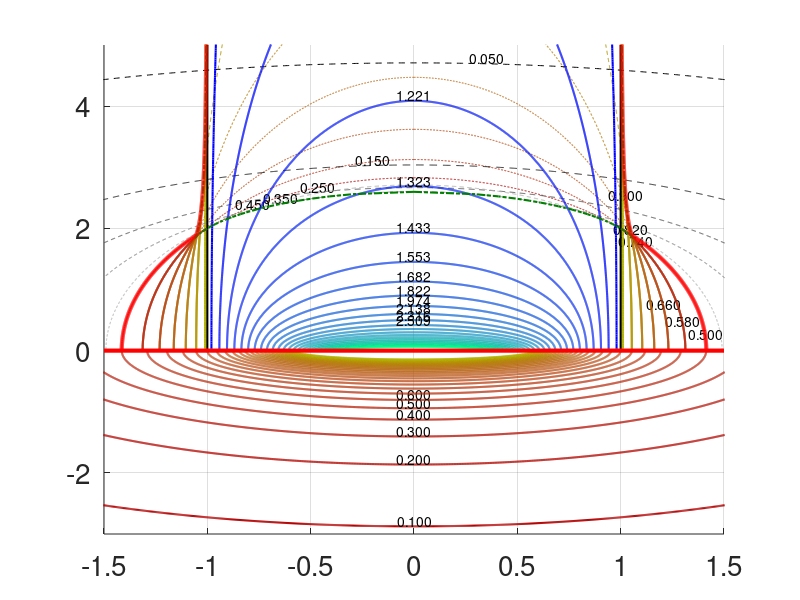
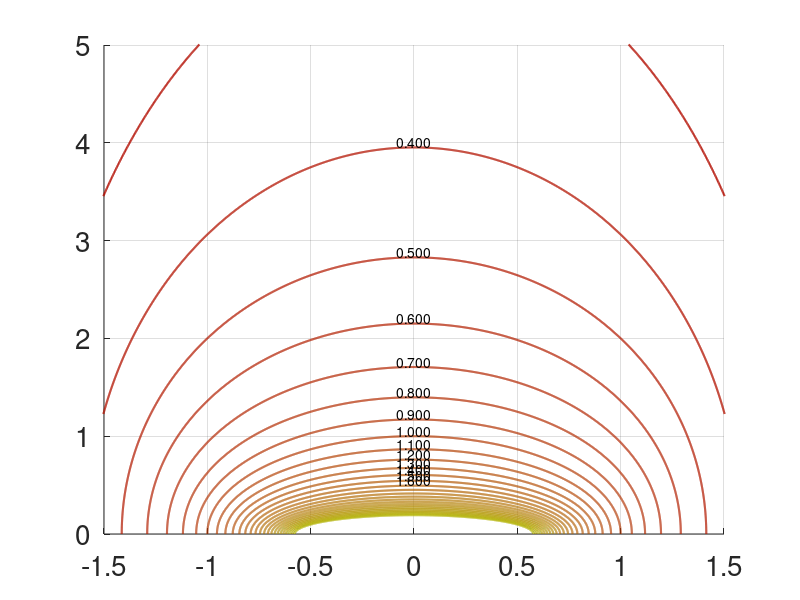

MATLAB code for these plots, in order:
function system3_reduced()
% The reduced equation is
% \dot{v}_R & = \tilde{\mu}(1 - |v|^2)v_R - \tilde{\sigma} v_I - 1,\\
% \dot{v}_I & = \tilde{\mu}(1 - |v|^2)v_I + \tilde{\sigma} v_R.  
% Plot the level sets of |v|^2
% Let a: = 1 - |v|^2
% Then v_R = mu*a/(mu^2*a^2 + s^2), v_I = - s/(mu^2*a^2 + s^2).
% The equation for a is 1 - a = 1/(mu^2*a^2 + s^2), or 
% (mu^2*a^2 + s^2)(1 - a) = 1
% Hence, mu and s satisfying for a given |v|^2 lie on the ellipse
% mu^2*(1 - |v|^2)^2 + s^2 = 1/|v|^2
% Stability conditions: 
% det J = mu^2*(1-|v|^2)*(1 - 3*|v|^2) + s^2 > 0
% tr J = mu*(1 - 2*|v|^2) < 0
% Hence, |v|^2 > 1/2 for stability
% |v|^2 takes all values from 1/2 to +\infty
%
% Stability boundary. Trace. |v|^2 = 0.5.
% Then the ellipse is 0.25*mu^2 + s^2 = 2.
%
% Stability boundary. Determinant. 
% s^2 > mu^2*(3|v|^2 -1)*(1-|v|^2)
%%
fsz = 20;
flag = 0;
% flag = 0 ==> plot phase diagram
% flag = 1 ==> plot bifuration diagrams
s = 0.75;
%================================================

detJ = @(mu,s,v2) mu.^2*(1-v2)*(1 - 3*v2) + s.^2;
trJ = @(mu,s,v2) mu*(1 - 2*v2);

if flag == 0
    Nt = 2000;
    lwt_bdry = 3;
    lwt1 = 1.5;
    lwt2 = 0.5;
    fsz = 20;
    xmin = -1.5;
    xmax = 1.5;
    ymin = 0;
    ymax = 5;
    
    figure(1); clf; hold on
    grid
       
    % plot solutions with |v|^2 < 1
    v2vals = 0.5 : 0.08 : 0.98; % used to be 0.08
    Nv = length(v2vals);
    col = 0.7*autumn(Nv);
    for j = 1 : Nv
        v2 = v2vals(j);
        [r1,r2] = get_radius(v2);
        ang = get_angle(v2);
        t = linspace(0,pi/2,Nt);
        [r1,r2] = get_radius(v2);
        x = r1*cos(t);
        y = r2*sin(t);
        dJ = detJ(y,x,v2);
        tJ = trJ(y,x,v2);
        ind = find(dJ > 0 & tJ < 0);
        plot(r1*cos(t(ind)),r2*sin(t(ind)),'LineWidth', lwt1, 'color',col(j,:));
        plot(-r1*cos(t(ind)),r2*sin(t(ind)),'LineWidth', lwt1, 'color',col(j,:));
        ind = find((dJ > 0 & tJ > 0) | dJ < 0);
        plot(r1*cos(t(ind)),r2*sin(t(ind)),'--','LineWidth', lwt2, 'color',col(j,:));
        if j <=3 
             t1 = t(round(j*Nt/25));
        else
             t1 = t(round((9-j)*Nt/20));
        end
        text(r1*cos(t1),abs(r2)*sin(t1),sprintf("%.3f",v2),'VerticalAlignment', 'bottom', 'HorizontalAlignment', 'center');
    end
    for j = 1 : Nv
        v2 = v2vals(j);
        [r1,r2] = get_radius(v2);
        ang = get_angle(v2);
        t = linspace(pi/2,pi,Nt);
        [r1,r2] = get_radius(v2);
        x = r1*cos(t);
        y = r2*sin(t);
        dJ = detJ(y,x,v2);
        tJ = trJ(y,x,v2);
        ind = find(dJ > 0 & tJ < 0);
        plot(r1*cos(t(ind)),r2*sin(t(ind)),'LineWidth', lwt1, 'color',col(j,:));
        plot(-r1*cos(t(ind)),r2*sin(t(ind)),'LineWidth', lwt1, 'color',col(j,:));
        ind = find((dJ > 0 & tJ >= 0) | dJ <= 0);
        plot(r1*cos(t(ind)),r2*sin(t(ind)),'--','LineWidth', lwt2, 'color',col(j,:));
        % if j <=3 
        %      t1 = t(round(j*Nt/25));
        % else
        %      t1 = t(round((9-j)*Nt/20));
        % end
        % text(r1*cos(t1),abs(r2)*sin(t1),sprintf("%.3f",v2),'VerticalAlignment', 'bottom', 'HorizontalAlignment', 'center');
    end

        % plot solutions with |v|^2 < 1
    v2vals = 0.05 : 0.1 : 0.45;
    Nv = length(v2vals);
    col = 0.7*gray(Nv);
    for j = 1 : Nv
        v2 = v2vals(j);
        [r1,r2] = get_radius(v2);
        t = linspace(0,pi,Nt);
        plot(r1*cos(t),r2*sin(t),'--','LineWidth', lwt2, 'color',col(j,:));
        t1 = t(round((j+8.5)*Nt/20));
        text(r1*cos(t1),abs(r2)*sin(t1),sprintf("%.3f",v2),'VerticalAlignment', 'bottom', 'HorizontalAlignment', 'center');
    end

    
    % plot |v|^2 = 1
    plot([-1,-1],[0,ymax],'LineWidth', lwt1, 'color','k');
    plot([1,1],[0,ymax],'LineWidth', lwt1, 'color','k');
    
    % plot solutions with |v|^2 > 1
    v2vals = exp(0.01 : 0.02 : 0.5).^4;
    Nv = length(v2vals);
    col = winter(Nv);
    for j = 1 : Nv
        v2 = v2vals(j);
        [r1,r2] = get_radius(v2);
        t = linspace(0,pi,Nt);
        plot(r1*cos(t),abs(r2)*sin(t),'LineWidth', lwt1, 'color',col(j,:));
        if v2 < 2.7
            t1 = t(round(Nt/2));
            text(r1*cos(t1),abs(r2)*sin(t1),sprintf("%.3f",v2),'VerticalAlignment', 'bottom', 'HorizontalAlignment', 'center');
        end
    end
    
        % trace boundary
    v2 = 0.5;
    ang = get_angle(v2);
    t = linspace(0,pi,Nt);
    [r1,r2] = get_radius(v2);
    x = r1*cos(t);
    y = r2*sin(t);
    axy = angle(x + 1i*y);%atan(r1/r2*tan(angle(x + 1i*y))); %
    ind = find(axy < ang);
    plot(r1*cos(t(ind)),r2*sin(t(ind)),'LineWidth', lwt1, 'color','r');
    plot(-r1*cos(t(ind)),r2*sin(t(ind)),'LineWidth', lwt1, 'color','r');
    % ind = find(axy > ang & axy < pi - ang);
    % plot(r1*cos(t(ind)),r2*sin(t(ind)),'--','LineWidth', lwt2, 'color','r');
    
    % det boundary
    v2vals = 1-1./linspace(2,100,2000);
    Nev = length(v2vals);
    bdry = zeros(Nev,2);
    for j = 1 : Nev
        v2 = v2vals(j);
        [r1,r2] = get_radius(v2);
        t = linspace(0,pi,Nt);
        x = r1*cos(t);
        y = r2*sin(t);
        axy = atan(r1/r2*tan(angle(x + 1i*y)));%angle(x + 1i*y);
        ang = get_angle(v2);
        tstar = interp1(axy,t,ang);
        bdry(j,:) = [r1*cos(tstar),r2*sin(tstar)];
    end
    
    % plot(bdry(:,1),bdry(:,2),'LineWidth',lwt_bdry,'color',[0.5,0,0]);
    % plot(-bdry(:,1),bdry(:,2),'LineWidth',lwt_bdry,'color',[0.5,0,0]);

    % plot(bdry(:,1),bdry(:,2),'-.','LineWidth',lwt1,'color',[0.5,0,0]);
    % plot(-bdry(:,1),bdry(:,2),'-.','LineWidth',lwt1,'color',[0.5,0,0]);

    % three roots boundary
    v2 = linspace(1/3,0.999,100);
    s = sqrt((3*v2 - 1)./(2*v2.^2));
    m = sqrt(0.5./(v2.^2.*(1-v2)));
    plot(s,m,'-.','LineWidth',lwt1,'color',[0,0.5,0]);
    plot(-s,m,'-.','LineWidth',lwt1,'color',[0,0.5,0]);



    % sync boundary
    v2star = 0.75; %(13+sqrt(41))/32;
    v2vals = 1-1./linspace(1/(1-v2star),100,2000);
    Nev = length(v2vals);
    bdry = zeros(Nev,2);
    for j = 1 : Nev
        v2 = v2vals(j);
        [r1,r2] = get_radius(v2);
        t = linspace(0,pi,Nt);
        x = r1*cos(t);
        y = r2*sin(t);
        axy = angle(x + 1i*y);
        ang = get_angle(v2);
        tstar = interp1(axy,t,ang);
        bdry(j,:) = [r1*cos(tstar),r2*sin(tstar)];
    end
    
    plot(bdry(:,1),bdry(:,2),'LineWidth',lwt_bdry,'color','r');
    plot(-bdry(:,1),bdry(:,2),'LineWidth',lwt_bdry,'color','r');

    v2 = 0.5;
    ang = get_angle(v2star);
    t = linspace(0,pi,Nt);
    [r1,r2] = get_radius(v2);
    x = r1*cos(t);
    y = r2*sin(t);
    axy = angle(x + 1i*y);
    ind = find(axy < ang);
    plot(r1*cos(t(ind)),r2*sin(t(ind)),'LineWidth', lwt_bdry, 'color','r');
    plot(-r1*cos(t(ind)),r2*sin(t(ind)),'LineWidth', lwt_bdry, 'color','r');
    % ind = find(axy > ang & axy < pi - ang);
    % plot(r1*cos(t(ind)),r2*sin(t(ind)),'--','LineWidth', lwt2, 'color','r');

    
    set(gca,'Fontsize',fsz);
    % xlabel(s,'Fontsize',fsz);
    % ylabel(\tilde{\mu},'Fontsize',fsz);
    % plot([0.99,1.08,1.08,0.99,0.99],[1.8,1.8,2.05,2.05,1.8],'color','k')

    % axis([xmin,xmax,ymin,ymax])

    % plot solutions with |v|^2 < 1
    v2vals = 0.1 : 0.1 : 3; % used to be 0.08
    Nv = length(v2vals);
    col = 0.7*autumn(Nv);
    for j = 1 : Nv
        v2 = v2vals(j);
        ang = get_angle(v2);
        t = linspace(0,pi,Nt);
        [r1,r2] = get_radius_minus(v2);
        plot(r1*cos(t),-r2*sin(t),'LineWidth', lwt1, 'color',col(j,:));
        if v2 < 0.7
            t1 = t(round(Nt/2));
            text(r1*cos(t1),-abs(r2)*sin(t1),sprintf("%.3f",v2),...
                'VerticalAlignment', 'bottom', 'HorizontalAlignment', 'center');
        end
    end
    plot([xmin,xmax],[0,0],'Linewidth',lwt_bdry,'Color','r')



    axis([xmin,xmax,-3,ymax])
    % axis([0.99,1.08,1.8,2.05])
%%
% 
figure(2); clf; hold on; grid on;

    v2vals = 0.1 : 0.1 : 3; % used to be 0.08
    Nv = length(v2vals);
    col = 0.7*autumn(Nv);
    for j = 1 : Nv
        v2 = v2vals(j);
        ang = get_angle(v2);
        t = linspace(0,pi,Nt);
        [r1,r2] = get_radius_zero(v2);
        plot(r1*cos(t),r2*sin(t),'LineWidth', lwt1, 'color',col(j,:));
        if v2 < 1.7
            t1 = t(round(Nt/2));
            text(r1*cos(t1),abs(r2)*sin(t1),sprintf("%.3f",v2),...
                'VerticalAlignment', 'bottom', 'HorizontalAlignment', 'center');
        end
    end
    set(gca,'Fontsize',fsz);
    axis([xmin,xmax,ymin,ymax])

end
end
%%
function ang = get_angle(v2)
ang = atan(1./sqrt((3*v2 - 1).*(1-v2)));
end
%%
function [r1,r2] = get_radius(v2)
    r2 = 1./(sqrt(v2).*abs((1 - v2)));
    r1 = 1./sqrt(v2);
end

%%
function [r1,r2] = get_radius_minus(v2)
    r2 = 1./(sqrt(v2).*abs((1 + v2)));
    r1 = 1./sqrt(v2);
end
%%
function [r1,r2] = get_radius_zero(v2)
    r2 = 1./sqrt(v2.^3);
    r1 = 1./sqrt(v2);
end